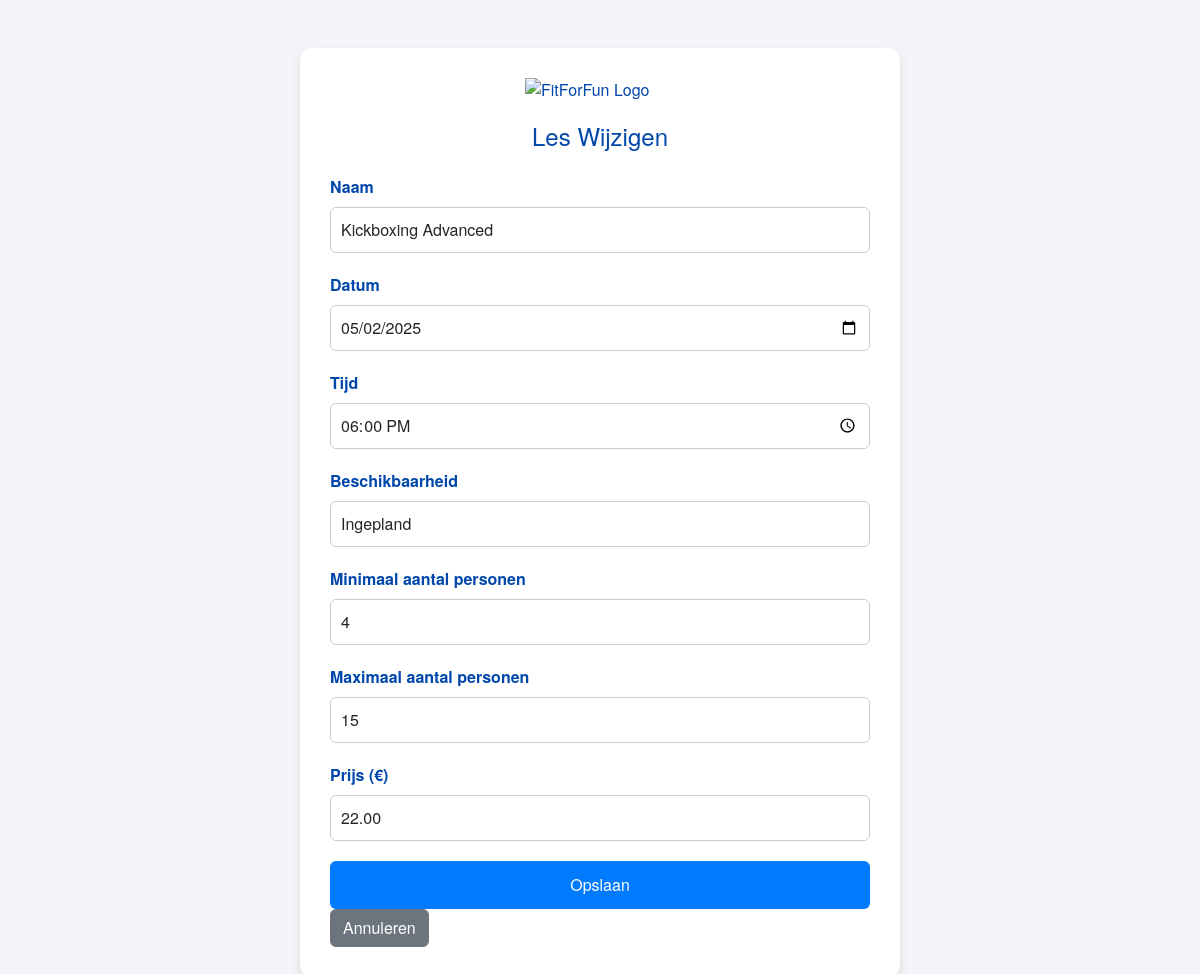
Page /LesOverzicht/public/wijzigen_lesson.php?id=2 on the committed database.
### tables this page shows
CREATE TABLE Les (
    Id INT NOT NULL AUTO_INCREMENT,
    Naam VARCHAR(50) NOT NULL,
    Datum DATE NOT NULL,
    Tijd TIME NOT NULL,
    MinAantalPersonen TINYINT NOT NULL,
    MaxAantalPersonen TINYINT NOT NULL,
    Beschikbaarheid VARCHAR(50) NOT NULL,
    Prijs DECIMAL(10, 2) NOT NULL,  
    Isactief BIT NOT NULL,
    Opmerking VARCHAR(250),
    Datumaangemaakt DATETIME(6) NOT NULL,
    Datumgewijzigd DATETIME(6) NOT NULL,
    PRIMARY KEY (Id)
);

### LesOverzicht/public/wijzigen_lesson.php (the view, shortened to what this page needs)
<?php
$servername = "localhost";
$username = "root";
$password = "";
$dbname = "fitforfun";
$conn = new mysqli($servername, $username, $password, $dbname);
if (isset($_GET["id"])) {
    $id = intval($_GET["id"]);
    $sql = "SELECT * FROM Les WHERE Id = ?";
    $stmt = $conn->prepare($sql);
    $stmt->bind_param("i", $id);
    $stmt->execute();
    $result = $stmt->get_result();
    $les = $result->fetch_assoc();
} else {
    die("Geen les-ID opgegeven.");
}
?>
<!DOCTYPE html>
<html lang="nl">
<head>
    <link href="https://stackpath.bootstrapcdn.com/bootstrap/5.3.0/css/bootstrap.min.css" rel="stylesheet">
    <link rel="stylesheet" href="formulier.css">
</head>
<body>
    <div class="container mt-5">
    <img src="https://www.burda-forward.de/files/images/03_Media/Brands/FitForFun/BF_Media_Brands_FitForFun_logo.png" alt="FitForFun Logo" class="logo">
        <h1 class="mb-4">Les Wijzigen</h1>
        <form method="POST" action="wijzigen_lesson.php?id=<?php echo $les['Id']; ?>">
            <div class="mb-3">
                <label for="naam" class="form-label">Naam</label>
                <input type="text" class="form-control" id="naam" name="naam" value="<?php echo htmlspecialchars($les['Naam']); ?>" required>
            </div>
            <div class="mb-3">
                <label for="datum" class="form-label">Datum</label>
                <input type="date" class="form-control" id="datum" name="datum" value="<?php echo htmlspecialchars($les['Datum']); ?>" required>
            </div>
            <div class="mb-3">
                <label for="tijd" class="form-label">Tijd</label>
                <input type="time" class="form-control" id="tijd" name="tijd" value="<?php echo htmlspecialchars($les['Tijd']); ?>" required>
            </div>
            <div class="mb-3">
                <label for="beschikbaarheid" class="form-label">Beschikbaarheid</label>
                <input type="text" class="form-control" id="beschikbaarheid" name="beschikbaarheid" value="<?php echo htmlspecialchars($les['Beschikbaarheid']); ?>" required>
            </div>
            <div class="mb-3">
                <label for="minAantalPersonen" class="form-label">Minimaal aantal personen</label>
                <input type="number" class="form-control" id="minAantalPersonen" name="minAantalPersonen" value="<?php echo htmlspecialchars($les['MinAantalPersonen']); ?>" required>
            </div>
            <div class="mb-3">
                <label for="maxAantalPersonen" class="form-label">Maximaal aantal personen</label>
                <input type="number" class="form-control" id="maxAantalPersonen" name="maxAantalPersonen" value="<?php echo htmlspecialchars($les['MaxAantalPersonen']); ?>" required>
            </div>
            <div class="mb-3">
                <label for="prijs" class="form-label">Prijs (€)</label>
                <input type="number" step="0.01" class="form-control" id="prijs" name="prijs" value="<?php echo htmlspecialchars($les['Prijs']); ?>" required>
            </div>
            <button type="submit" class="btn btn-primary">Opslaan</button>
            <a href="lessen.php" class="btn btn-secondary">Annuleren</a>
        </form>
    </div>
</body>
</html>

### LesOverzicht/public/formulier.css (style rules this page uses)
body { background-color: #f4f4f9; font-family: 'Helvetica Neue', Arial, sans-serif; color: #333; display: flex; justify-content: center; align-items: center; min-height: 100vh; margin: 0; }
.container { background-color: #ffffff; color: #0047AB; padding: 30px; border-radius: 12px; box-shadow: 0 6px 12px rgba(0, 0, 0, 0.1); max-width: 600px; width: 100%; }
h1 { text-align: center; margin-bottom: 30px; font-size: 24px; color: #0047AB; }
.form-label { font-weight: 600; }
.form-control, .form-select { margin-bottom: 20px; padding: 10px; border: 1px solid #ccc; border-radius: 6px; width: 100%; box-sizing: border-box; }
.btn-primary { background-color: #007BFF; border: none; width: 100%; padding: 12px; font-size: 16px; color: white; border-radius: 6px; transition: background-color 0.3s ease; }
.logo { display: block; margin: 0 auto 20px; width: 150px; }

### rows in the picture
les: naam "Kickboxing Advanced", datum "05/02/2025", tijd "18:00:00", beschikbaarheid "Ingepland", minAantalPersonen "4", maxAantalPersonen "15", prijs "22.00"
